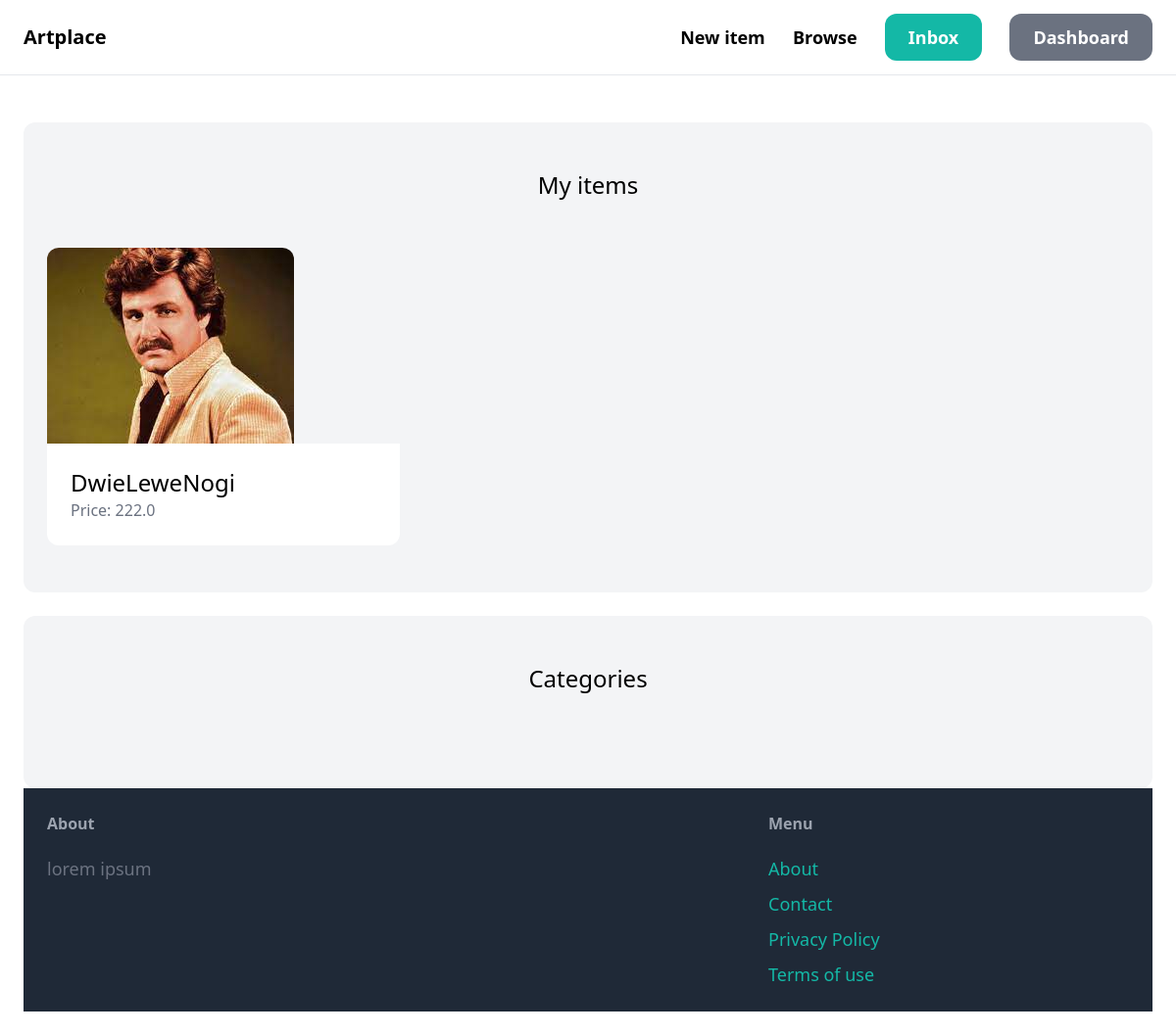
The app's page /dashboard/ (signed in) with its own data.
### item/models.py (models this page shows, shortened)
class Item(models.Model):
    category = models.ForeignKey(Category, related_name='items', on_delete=models.CASCADE)
    name = models.CharField(max_length=255)
    description = models.TextField(blank=True, null=True)
    price = models.FloatField()
    image = models.ImageField(upload_to='item_images', blank=True, null=True)
    is_sold = models.BooleanField(default=False)
    created_by = models.ForeignKey(User, related_name='items', on_delete=models.CASCADE)
    created_at = models.DateTimeField(auto_now_add=True)
    class Meta:
        ordering = ('name',)

### dashboard/views.py (the view)
# urls.py: path('', views.index, name='index'),
@login_required
def index(request):
    items = Item.objects.filter(created_by=request.user)
    return render(request, 'dashboard/index.html', {
        'items': items,
    })

### dashboard/templates/dashboard/index.html (shortened to what this page needs)
{% extends 'core/base.html'%}
{% block content %}
    <div class="mt-6 px-6 py-12 bg-gray-100 rounded-xl">
        <h2 class="mb-12 text-2xl text-center">My items</h2>
        <div class="grid grid-cols-3 gap-3">
            {% for item in items %}
                <div>
                    <a href="{% url 'item:detail' item.id %}">
                        <div>
                            <img src="{{ item.image.url }}" class="rounded-t-xl">
                        </div>
                        <div class="p-6 bg-white rounded-b-xl">
                            <h2 class="text-2xl">{{ item.name }}</h2>
                            <p class="text-gray-500">Price: {{ item.price }}</p>
                        </div>
                    </a>
                </div>
            {% endfor %}
        </div>
    </div>
    <div class="mt-6 px-6 py-12 bg-gray-100 rounded-xl">
        <h2 class="mb-12 text-2xl text-center">Categories</h2>
{% endblock %}

### records on screen
Item: image (picture), name "DwieLeweNogi", price "222.0"
